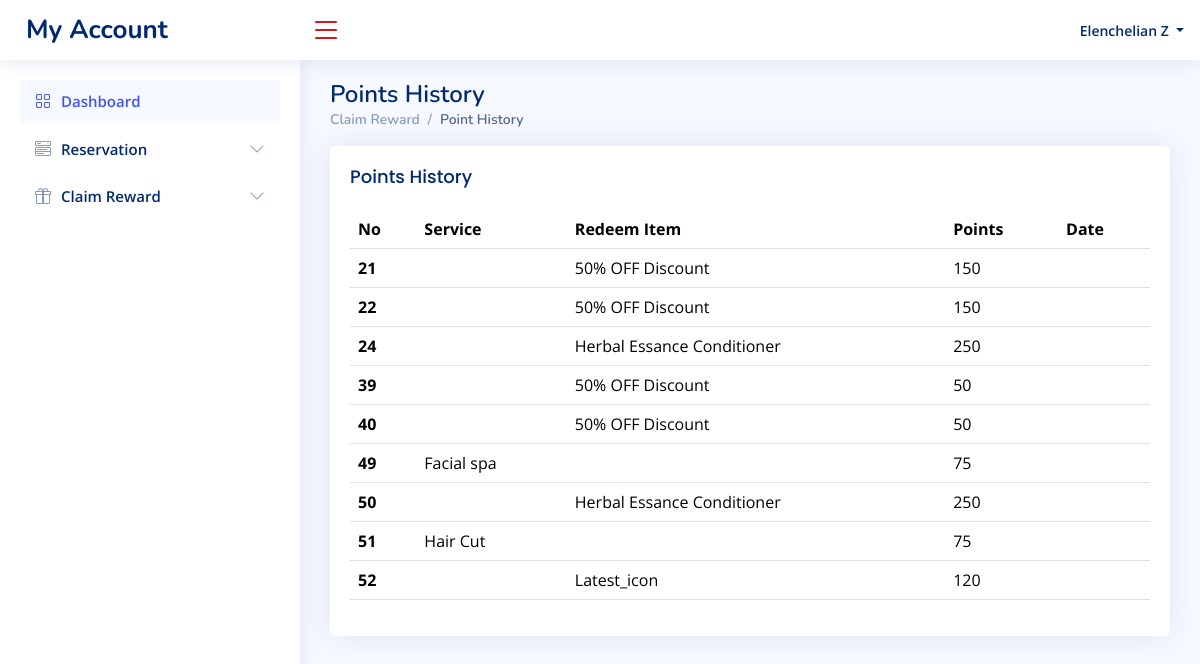
Screenshot of /User/point_history.php (signed in) with the database file from the repository.
### tables this page shows
CREATE TABLE `user` (
  `id` int(255) NOT NULL,
  `firstname` varchar(255) NOT NULL,
  `lastname` varchar(255) NOT NULL,
  `username` varchar(255) NOT NULL,
  `email` varchar(255) NOT NULL,
  `gender` varchar(255) NOT NULL,
  `address` varchar(255) NOT NULL,
  `password` varchar(255) NOT NULL,
  `reward_points` varchar(255) NOT NULL
);

CREATE TABLE `reward_point` (
  `id` int(11) NOT NULL,
  `email` varchar(255) NOT NULL,
  `service` varchar(255) NOT NULL,
  `redeem_item` varchar(255) NOT NULL,
  `points` varchar(255) NOT NULL,
  `date` varchar(255) NOT NULL
);

### User/point_history.php (the view, shortened to what this page needs)
<?php
require_once 'pdo.php';
$conn = mysqli_connect("localhost", "root", "", "salon");
?>
<!DOCTYPE html>
<html lang="en">
<head>
  <link href="assets/vendor/bootstrap/css/bootstrap.min.css" rel="stylesheet">
  <link href="assets/vendor/bootstrap-icons/bootstrap-icons.css" rel="stylesheet">
  <link href="assets/vendor/boxicons/css/boxicons.min.css" rel="stylesheet">
  <link href="assets/vendor/quill/quill.snow.css" rel="stylesheet">
  <link href="assets/vendor/quill/quill.bubble.css" rel="stylesheet">
  <link href="assets/vendor/remixicon/remixicon.css" rel="stylesheet">
  <link href="assets/vendor/simple-datatables/style.css" rel="stylesheet">
  <link href="assets/css/style.css" rel="stylesheet">
</head>
<body>
  <header id="header" class="header fixed-top d-flex align-items-center">
    <div class="d-flex align-items-center justify-content-between">
      <a href="dashboard.php" class="logo d-flex align-items-center">
        <span class="d-none d-lg-block">My Account</span>
      </a>
      <i class="bi bi-list toggle-sidebar-btn"></i>
    </div>
    <nav class="header-nav ms-auto">
      <?php
      $sql = "SELECT * FROM user WHERE email='{$_SESSION["email"]}'";
      $result = mysqli_query($conn, $sql);
      if (mysqli_num_rows($result) > 0) {
        while ($row = mysqli_fetch_assoc($result)) {
      ?>
      <ul class="d-flex align-items-center">
        <li class="nav-item dropdown pe-3">
          <a class="nav-link nav-profile d-flex align-items-center pe-0" href="#" data-bs-toggle="dropdown">
            <span class="d-none d-md-block dropdown-toggle ps-2"><?php echo $row['username']; ?></span>
          </a>
        </li>
      </ul>
      <?php
        }
      }
      ?>
    </nav>
  </header>
  <aside id="sidebar" class="sidebar">
    <ul class="sidebar-nav" id="sidebar-nav">
      <li class="nav-item">
        <a class="nav-link " href="dashboard.php">
          <i class="bi bi-grid"></i>
          <span>Dashboard</span>
        </a>
      </li>
      <li class="nav-item">
        <a class="nav-link collapsed" data-bs-target="#components-nav" data-bs-toggle="collapse" href="#">
          <i class="bi bi-menu-button-wide"></i><span>Reservation</span><i class="bi bi-chevron-down ms-auto"></i>
        </a>
      </li>
      <li class="nav-item">
        <a class="nav-link collapsed" data-bs-target="#reward-nav" data-bs-toggle="collapse" href="#">
          <i class="bi bi-gift"></i><span>Claim Reward</span><i class="bi bi-chevron-down ms-auto"></i>
        </a>
      </li>
    </ul>
  </aside>
  <main id="main" class="main">
    <div class="pagetitle">
      <h1>Points History</h1>
      <nav>
        <ol class="breadcrumb">
          <li class="breadcrumb-item">Claim Reward</li>
          <li class="breadcrumb-item active">Point History</li>
        </ol>
      </nav>
    </div>
    <section class="section dashboard">
      <div class="card">
        <div class="card-body">
          <h5 class="card-title">Points History</h5>
          <table class="table table-hover">
            <thead>
              <tr>
                <th scope="col">No</th>
                <th scope="col">Service</th>
                <th scope="col">Redeem Item</th>
                <th scope="col">Points</th>
                <th scope="col">Date</th>
              </tr>
            </thead>
            <tbody>
              <?php
             $sql = "SELECT * FROM reward_point where email='{$_SESSION["email"]}' ";
             $result = mysqli_query($conn, $sql);
             if (mysqli_num_rows($result) > 0) {
               while ($row = mysqli_fetch_assoc($result)) {
             ?>
              <tr>
                <th scope="row"><?php echo $row['id']; ?></th>
                <td><?php echo $row['service']; ?></td>
                <td><?php echo $row['redeem_item']; ?></td>
                <td><?php echo $row['points']; ?></td>
                <td><?php echo $row['date']; ?></td>
              </tr>
              <?php
                }
              }
              ?>
            </tbody>
          </table>
        </div>
      </div>
    </section>
  </main>
</body>
</html>

### User/assets/css/style.css (style rules this page uses)
:root { scroll-behavior: smooth; }
body { font-family: "Open Sans", sans-serif; background: #f6f9ff; color: #444444; }
a { color: #4154f1; text-decoration: none; }
h1, h2, h3, h4, h5, h6 { font-family: "Nunito", sans-serif; }
#main { margin-top: 60px; padding: 20px 30px; transition: all 0.3s; }
.pagetitle { margin-bottom: 10px; }
.pagetitle h1 { font-size: 24px; margin-bottom: 0; font-weight: 600; color: #012970; }
.card { margin-bottom: 30px; border: none; border-radius: 5px; box-shadow: 0px 0 30px rgba(1, 41, 112, 0.1); }
.card-title { padding: 20px 0 15px 0; font-size: 18px; font-weight: 500; color: #012970; font-family: "Poppins", sans-serif; }
.card-body { padding: 0 20px 20px 20px; }
.breadcrumb { font-size: 14px; font-family: "Nunito", sans-serif; color: #899bbd; font-weight: 600; }
.breadcrumb .breadcrumb-item::before { color: #899bbd; }
.breadcrumb .active { color: #51678f; font-weight: 600; }
.logo { line-height: 1; }
@media (min-width: 1200px) { .logo { width: 280px; } }
.logo span { font-size: 26px; font-weight: 700; color: #012970; font-family: "Nunito", sans-serif; }
.header { transition: all 0.5s; z-index: 997; height: 60px; box-shadow: 0px 2px 20px rgba(1, 41, 112, 0.1); background-color: #fff; padding-left: 20px; }
.header .toggle-sidebar-btn { font-size: 32px; padding-left: 10px; cursor: pointer; color: #ce1212; }
.header-nav ul { list-style: none; }
.header-nav>ul { margin: 0; padding: 0; }
.header-nav .nav-profile { color: #012970; }
.header-nav .nav-profile span { font-size: 14px; font-weight: 600; }
.sidebar { position: fixed; top: 60px; left: 0; bottom: 0; width: 300px; z-index: 996; transition: all 0.3s; padding: 20px; overflow-y: auto; scrollbar-width: thin; scrollbar-color: #aab7cf transparent; box-shadow: 0px 0px 20px rgba(1, 41, 112, 0.1); background-color: #fff; }
@media (min-width: 1200px) { #main, #footer { margin-left: 300px; } }
.sidebar-nav { padding: 0; margin: 0; list-style: none; }
.sidebar-nav li { padding: 0; margin: 0; list-style: none; }
.sidebar-nav .nav-item { margin-bottom: 5px; }
.sidebar-nav .nav-link { display: flex; align-items: center; font-size: 15px; font-weight: 600; color: #4154f1; transition: 0.3; background: #f6f9ff; padding: 10px 15px; border-radius: 4px; }
.sidebar-nav .nav-link i { font-size: 16px; margin-right: 10px; color: #4154f1; }
.sidebar-nav .nav-link.collapsed { color: #012970; background: #fff; }
.sidebar-nav .nav-link.collapsed i { color: #899bbd; }
.sidebar-nav .nav-link .bi-chevron-down { margin-right: 0; transition: transform 0.2s ease-in-out; }

### rows the page displays
user: username "Elenchelian Z"
reward_point: id "21", redeem_item "50% OFF Discount", points "150"
reward_point: id "22", redeem_item "50% OFF Discount", points "150"
reward_point: id "24", redeem_item "Herbal Essance Conditioner", points "250"
reward_point: id "39", redeem_item "50% OFF Discount", points "50"
reward_point: id "40", redeem_item "50% OFF Discount", points "50"
reward_point: id "49", service "Facial spa", points "75"
reward_point: id "50", redeem_item "Herbal Essance Conditioner", points "250"
reward_point: id "51", service "Hair Cut", points "75"
reward_point: id "52", redeem_item "Latest_icon", points "120"
